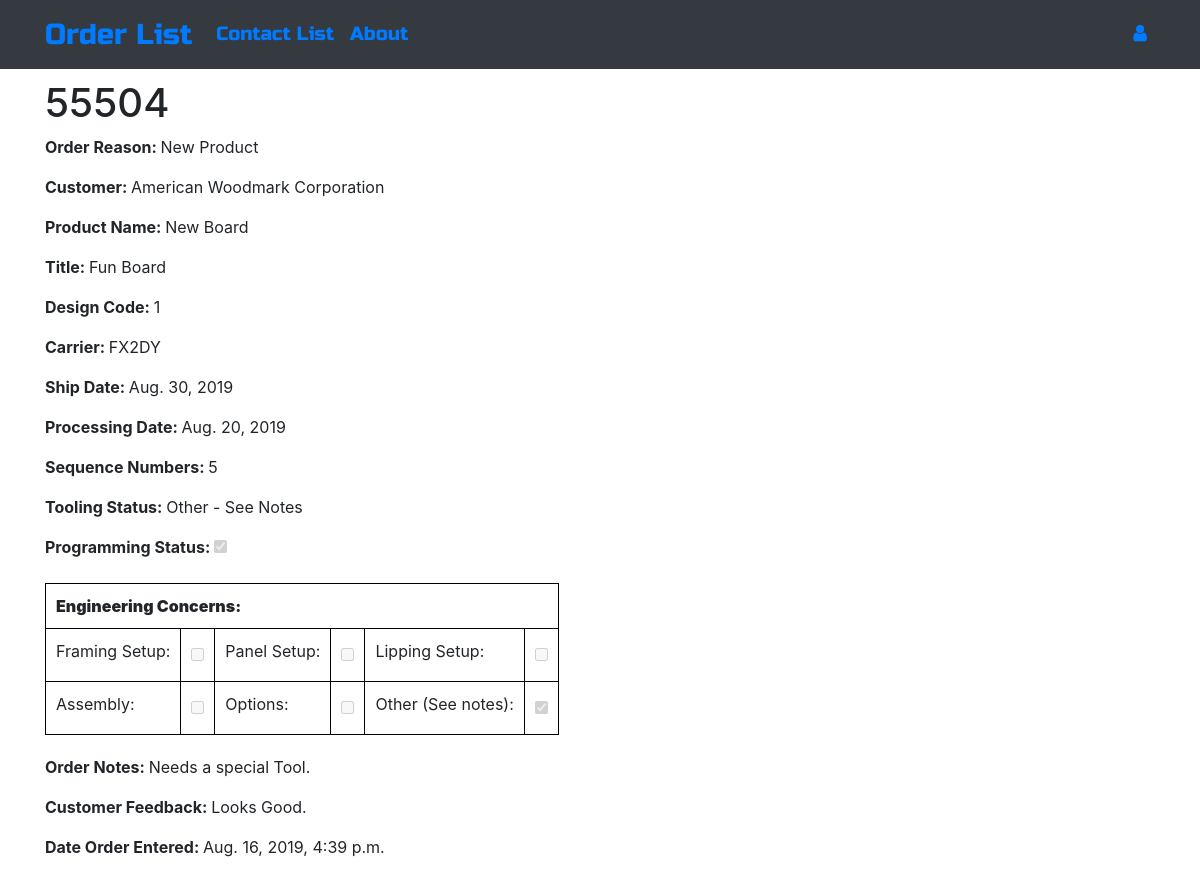
Page /order/4 on the earlier database version.
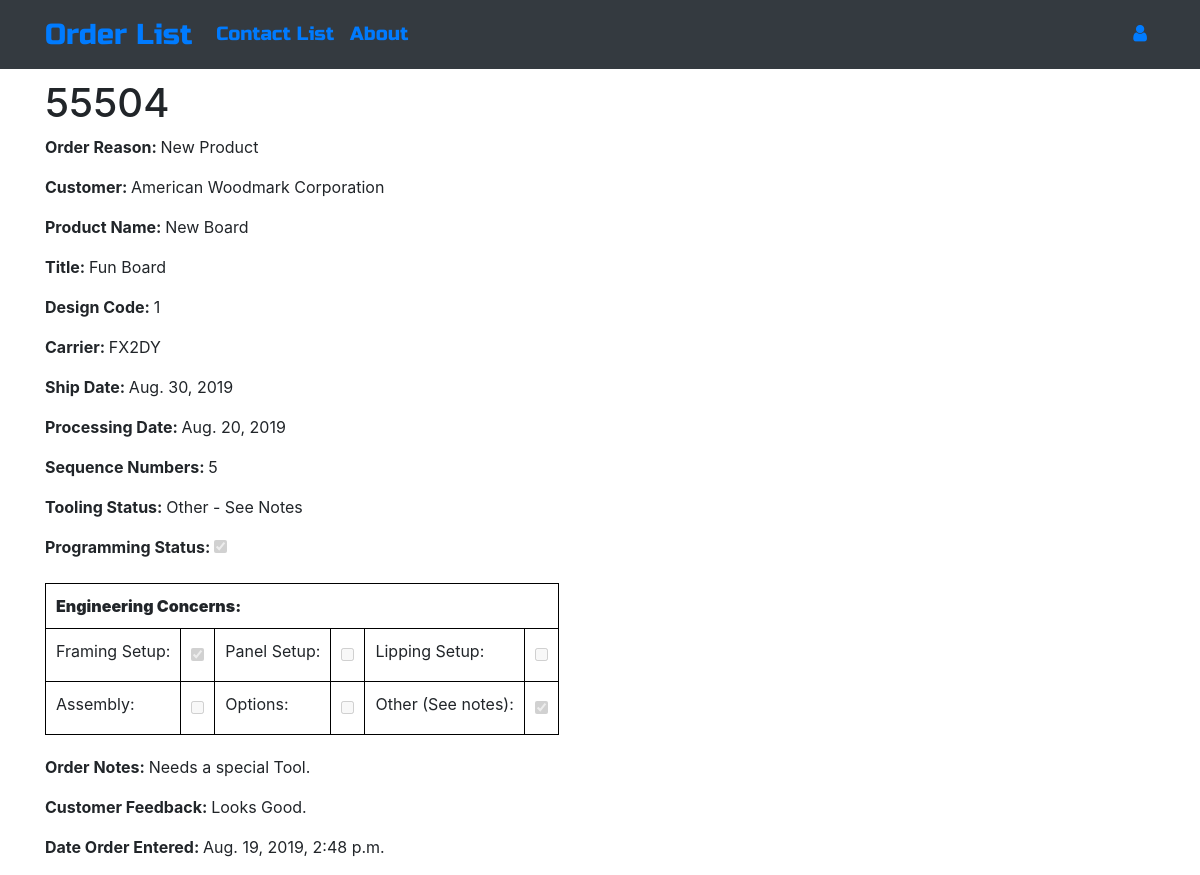
Same page on the later database version.
### ordermanager/models.py (models this page shows, shortened)
class Order(models.Model):
    CUSTOMERS = (
        ("American Woodmark Corporation", "American Woodmark Corporation"),
        ("ACP", "ACP"),
        ("Jim Bishop", "Jim Bishop"),
        ("Fabritec", "Fabritec"),
        ("Hanssem", "Hanssem"),
        ("KabinArt", "KabinArt"),
        ("Legacy", "Legacy"),
        ("MasterBrand Cabinets, Inc", "MasterBrand Cabinets, Inc"),
        ("Unicor", "Unicor"),
    )
    CARRIER = (
        ("UPEXP", "UPEXP"),
        ("UPSAR", "UPSAR"),
        ("UPSBL", "UPSBL"),
        ("UPSCN", "UPSCN"),
        ("UPSGR", "UPSGR"),
        ("UPSRD", "UPSRD"),
        ("UPSRS", "UPSRS"),
        ("UPSSV", "UPSSV"),
        ("UPSWX", "UPSWX"),
        ("UPS2A", "UPS2A"),
        ("UPS3D", "UPS3D"),
        ("FX2DY", "FX2DY"),
        ("FXSTD", "FXSTD"),
        ("FXPAM", "FXPAM"),
        ("FXGRN", "FXGRN"),
        ("FXFNL", "FXFNL"),
        ("Customer Pickup", "Customer Pickup"),
    )
    REASON = (
        ("New Product", "New Product"),
        ("Not Applicable", "Not Applicable"),
        ("Unusual Size", "Unusual Size"),
        ("Unusual Profile", "Unusual Profile"),
        ("Unusual Material", "Unusual Material"),
        ("Obsolete Product", "Obsolete Product"),
        ("Non-Existing Material Specification", "Non-Existing Material Specification"),  # Order 26
        ("Customer Sample", "Customer Sample"),  # Order 26
        ("Special Assembly", "Special Assembly"),  # Order 26
        ("Special Inspection", "Special Inspection"),
        ("Special Packaging", "Special Packaging"),  # Order 26
        ("Profile Testing", "Profile Testing"),  # Order 26
        ("Process Testing", "Process Testing"),  # Order 26
    )
    TOOLING = (
        ("On Floor", "On Floor"),
        ("In Grinding Room", "In Grinding Room"),
        ("Other - See Notes", "Other - See Notes"),
    )
    author = models.ForeignKey('auth.User', on_delete=models.CASCADE)
    order_number = models.CharField(max_length=255)
    order_reason = models.CharField(max_length=50, choices=REASON)
    customer = models.CharField(max_length=50, choices=CUSTOMERS)
    product_name = models.CharField(max_length=255)
    title = models.CharField(max_length=255)
    design_code = models.CharField(max_length=255)
    carrier = models.CharField(max_length=20, choices=CARRIER)
    ship_date = models.DateField()
    process_date = models.DateField()
    sequence_numbers = models.CharField(max_length=255)
    tooling_status = models.CharField(max_length=20, choices=TOOLING)
    programming_status = models.BooleanField(default=False)
    engineering_framing_setup = models.BooleanField(default=False)
    engineering_panel_setup = models.BooleanField(default=False)
    engineering_lipping_setup = models.BooleanField(default=False)
    engineering_assembly = models.BooleanField(default=False)
    engineering_options = models.BooleanField(default=False)
    engineering_other = models.BooleanField(default=False)
    order_notes = models.TextField(blank=True, null=True)
    feedback = models.TextField(blank=True, null=True)
    date = models.DateTimeField(auto_now=True)

### ordermanager/views.py (the view)
# urls.py: path('order/<int:pk>', views.OrderDetailView.as_view(), name='order_detail'),
class OrderDetailView(DetailView):
    model = Order

### ordermanager/templates/ordermanager/order_detail.html (shortened to what this page needs)
{% extends "ordermanager/base.html" %}
{% load bootstrap4 %}
{% block content %}
    <h1 class="ordertitle">{{ order.order_number }}
    </h1>
    <p><b>Order Reason: </b>{{ order.order_reason }}</p>
    <p><b>Customer: </b>{{ order.customer }}</p>
    <p><b>Product Name: </b>{{ order.product_name }}</p>
    <p><b>Title: </b>{{ order.title }}</p>
    <p><b>Design Code: </b>{{ order.design_code }}</p>
    <p><b>Carrier: </b>{{ order.carrier }}</p>
    <p><b>Ship Date: </b>{{ order.ship_date }}</p>
    <p><b>Processing Date: </b>{{ order.process_date }}</p>
    <p><b>Sequence Numbers: </b>{{ order.sequence_numbers }}</p>
    <p><b>Tooling Status: </b>{{ order.tooling_status }}</p>
    <p><b><label>Programming Status:
            <input type="checkbox" disabled
            {% if order.programming_status %}
                    checked
            {% endif %}>
        </label></b></p>
    <table>
        <tr><th colspan="6"><b>Engineering Concerns:</b></th></tr>
        <tr>
            <td><label for="framing">Framing Setup:</label></td>
            <td><input id="framing" type="checkbox" disabled
                {% if order.engineering_framing_setup %}
                    checked
                {% endif %}></td>
            <td><label for="panel">Panel Setup:</label></td>
            <td><input id="panel" type="checkbox" disabled
                ></td>
            <td><label for="lipping">Lipping Setup:</label></td>
            <td><input id="lipping" type="checkbox" class="checkbox" disabled
                ></td>
        </tr>
        <tr>
            <td><label for="assembly">Assembly:</label></td>
            <td><input id="assembly" type="checkbox" class="checkbox" disabled
                ></td>
            <td><label for="options">Options:</label></td>
            <td><input id="options" type="checkbox" class="checkbox" disabled
                ></td>
            <td><label for="other">Other (See notes):</label></td>
            <td><input id="other" type="checkbox" class="checkbox" disabled
                {% if order.engineering_other %}
                    checked
                {% endif %}></td>
        </tr>
    </table>
    <p><b>Order Notes: </b>{{ order.order_notes }}</p>
    <p><b>Customer Feedback: </b>{{ order.feedback }}</p>
    <p><b>Date Order Entered: </b>{{ order.date }}</p>
{% endblock %}

Differences in the rows shown:
changed Order "New Product": engineering_framing_setup "☐" → "☑"; date "Aug. 16, 2019, 4:39 p.m." → "Aug. 19, 2019, 2:48 p.m."
